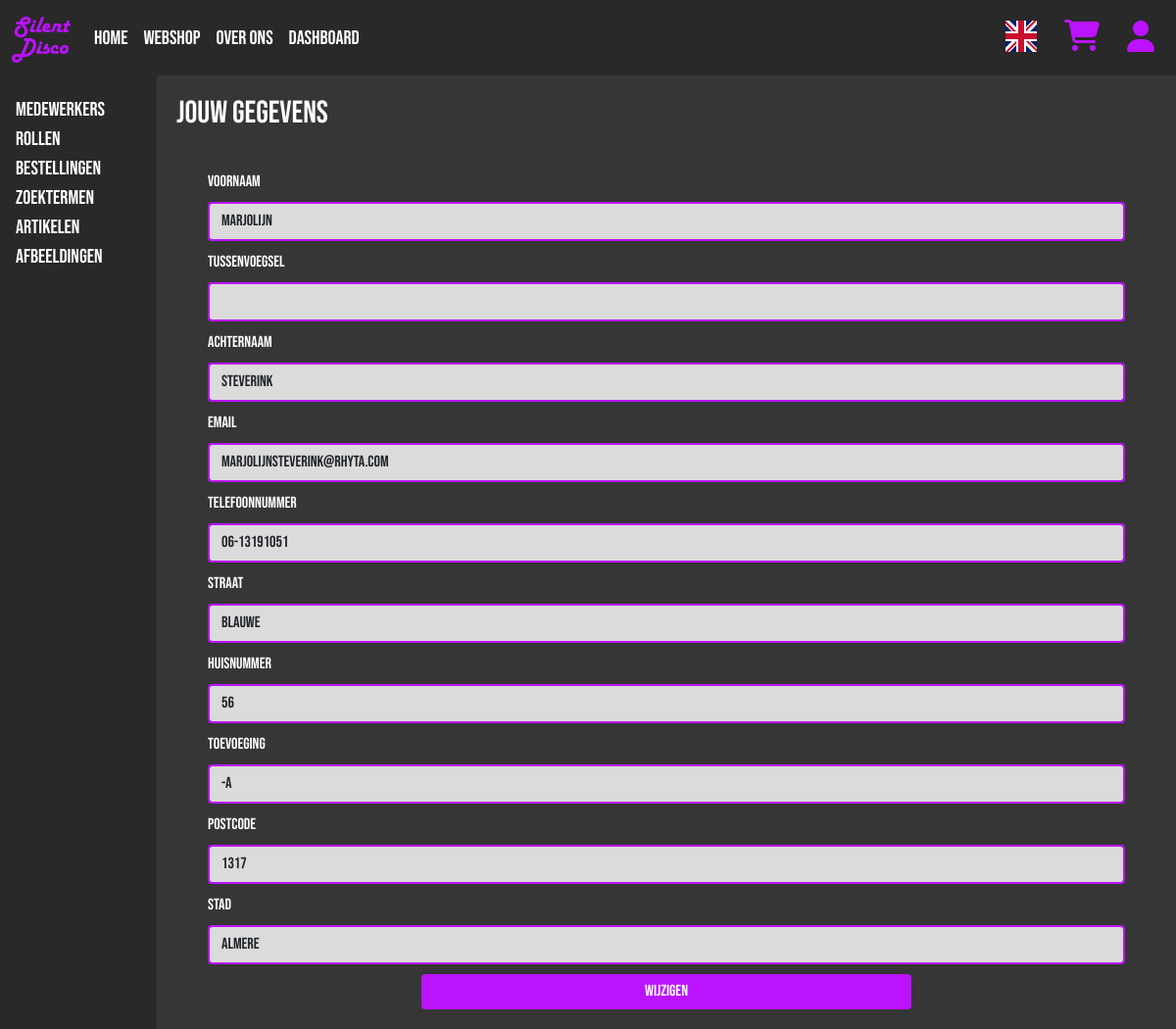
The page /userInfo.php (signed in) on the database its author committed.
### tables this page shows
CREATE TABLE `users` (
  `UserID` int(11) NOT NULL,
  `First_Name` varchar(25) NOT NULL,
  `Middle_Name` varchar(25) DEFAULT NULL,
  `Last_Name` varchar(25) NOT NULL,
  `Email` varchar(50) DEFAULT NULL,
  `Phone_Number` varchar(20) DEFAULT NULL,
  `Password` varchar(25) NOT NULL,
  `Street` varchar(100) DEFAULT NULL,
  `House_Number` int(11) DEFAULT NULL,
  `House_Number_Addition` varchar(25) DEFAULT NULL,
  `Zipcode` varchar(10) DEFAULT NULL,
  `City` varchar(50) DEFAULT NULL,
  `Creation_Date` timestamp NOT NULL DEFAULT current_timestamp()
);

### Database.php (called while the page is built)
<?php
class Database {
	private string $host = 'localhost';
	private string $dbname = 'stilteaubv';
	protected $connection;
	public function __construct(string $user, string $pass) {
		if(!isset($this->connection) && empty($this->connection)) {
			try {
				$this->connection = new PDO('mysql:host=' . $this->host . ';dbname=' . $this->dbname, $user, $pass);
			} catch (PDOException $e) {
				return $e;
			}
		}
		return $this->connection;
	}
}
?>

### UserManager.php (called while the page is built, shortened)
<?php
require_once('crud.php');
require_once('user.php');
Class UserManager {
    private Crud $crud;
    private ?User $user;
    function __construct() {
        $this->crud = new Crud('root', '');
    }
    public function fetchUserData($id) : User {
        $results = $this->crud->selectByUser($id, 'users');
		foreach($results as $result) {
			$this->user = new User($result["UserID"], $result["First_Name"], $result["Middle_Name"], $result["Last_Name"], $result["Email"], $result["Phone_Number"],
			$result["Street"], $result["House_Number"], $result["House_Number_Addition"], $result["Zipcode"], $result["City"]);
		}
        return $this->user;
    }
}
?>

### Crud.php (called while the page is built, shortened)
<?php
require_once('Database.php');
class Crud extends Database {
	public function selectByUser($id, $table) {
		try {
			$select = $this->connection->prepare("SELECT * FROM {$table} WHERE `UserID` = {$id}");
			$select->execute();
			return $select->fetchall(PDO::FETCH_ASSOC);
		} catch(PDOException $e) {
			echo $e;
		}
	}
}
?>

### user.php (called while the page is built, shortened)
<?php
class User {
	private string $firstName;
	private ?string $midName;
	private string $lastName;
	private string $email;
	private string $phoneNr;
	private string $street;
	private int $houseNr;
	private ?string $houseNrAdd;
	private string $zipcode;
	private string $city;
	private ?string $password;
	function  __construct($id, $firstName, $midName, $lastName, $email, $phoneNr, $street, $houseNr, $houseNrAdd, $zipcode, $city) {
		$this->firstName = $firstName;
		$this->midName = $midName ?? '';
		$this->lastName = $lastName;
		$this->email = $email;
		$this->phoneNr = $phoneNr;
		$this->street = $street;
		$this->houseNr = $houseNr;
		$this->houseNrAdd = $houseNrAdd ?? '';
		$this->zipcode = $zipcode;
		$this->city = $city;
	}
	public function getAllData() : array {
		if(isset($this->password)) {
			return array('First Name'=>$this->firstName, 'Middle Name'=>$this->midName, 'Last Name'=>$this->lastName, 'Email'=>$this->email, 'Phone Number'=>$this->phoneNr,
		'Street'=>$this->street, 'House Number'=>$this->houseNr, 'House Number Addition'=>$this->houseNrAdd, 'Zipcode'=>$this->zipcode, 'City'=>$this->city, 'Password'=>$this->password);
		} else {
			return array('First Name'=>$this->firstName, 'Middle Name'=>$this->midName, 'Last Name'=>$this->lastName, 'Email'=>$this->email, 'Phone Number'=>$this->phoneNr,
		'Street'=>$this->street, 'House Number'=>$this->houseNr, 'House Number Addition'=>$this->houseNrAdd, 'Zipcode'=>$this->zipcode, 'City'=>$this->city);
		}
	}
}
?>

### UserUI.php (the view, shortened to what this page needs)
<!doctype HTML>
<?php
require_once('UserManager.php');
$uman = new UserManager();
if(basename($_SERVER['PHP_SELF']) === 'userInfo.php') {
    $count = 0;
    $translationArray = array();
    if(isset($_SESSION['id']) && !empty($_SESSION['id'])) {
        $user = $uman->fetchUserData($_SESSION['id']);
        $userData = array();
        if(isset($user))
            $userData = $user->getAllData();
    }
    echo "<div id='usetInfo' class='form'>";
    echo "<form name='userDataForm' id='userdata' method='POST' action='userForm.php'>";
    echo "<div class='container'>";
    echo "<div class='row'>";
    foreach($userData as $key=>$value) {
        echo "<div class='col-md-12'>";
        foreach(array_keys($userData) as $keys) {
            switch($keys) {
                case 'First Name':
                    array_push($translationArray, 'Voornaam');
                    break;
                case 'Middle Name':
                    array_push($translationArray, 'tussenvoegsel');
                    break;
                case 'Last Name':
                    array_push($translationArray, 'Achternaam');
                    break;
                case 'Email':
                    array_push($translationArray, 'Email');
                    break;
                case 'Phone Number':
                    array_push($translationArray, 'Telefoonnummer');
                    break;
                case 'Street':
                    array_push($translationArray, 'Straat');
                    break;
                case 'House Number':
                    array_push($translationArray, 'Huisnummer');
                    break;
                case 'House Number Addition':
                    array_push($translationArray, 'Toevoeging');
                    break;
                case 'Zipcode':
                    array_push($translationArray, 'Postcode');
                    break;
                case 'City':
                    array_push($translationArray, 'Stad');
                    break;
            }
        }
        $trans = $translationArray[$count];
        if($_SESSION['lang'] === 'lang_nl') {
            echo "<label for='{$key}' class='form-label'>{$trans}</label>";
            echo "<input type='text' class='form-control' name='{$key}' value={$value}>";
            echo "</div>";
        } else {
            echo "<label for='{$key}' class='form-label'>{$key}</label>";
            echo "<input type='text' class='form-control' name='{$key}' value={$value}>";
            echo "</div>";
        }
        $count++;
        if(array_key_last($userData) == $key) {
            echo "<br><div class='col-12 text-center'>
            <button type='submit' class='btn btn-primary' name='changeBtn'>Wijzigen</button>";
            echo "</form>";
            echo "</div>";
            echo "</div>";
        }
    }
}
?>

### Style/base.css (style rules this page uses)
body, html { height: 100%; color: white; background-color: rgb(54, 54, 54); font-family: 'Bebas Neue', cursive; }
li, a, button { font-weight: 500; font-size: 16px; color: white; text-decoration: none; }
.form { position: relative; height: auto; padding: 20px; }
.form form label { padding-top: 10px; }
.form form input { background-color: rgb(219, 219, 219); border-color: #BB13FE; border-width: 2px; }
.form form button { width: 100%; max-width: 500px; margin-top: 10px; color: white; background-color: #BB13FE; border-style: none; }

### rows shown on the page
users: First_Name "Marjolijn", Last_Name "Steverink", Email "MarjolijnSteverink@rhyta.com", Phone_Number "06-13191051", House_Number "56", House_Number_Addition "-A", City "Almere"

### other values the page prints
$about "Over Ons"
$title "Jouw Gegevens"
$trans "Voornaam"
$trans "tussenvoegsel"
$trans "Achternaam"
$trans "Email"
$trans "Telefoonnummer"
$trans "Straat"
$trans "Huisnummer"
$trans "Toevoeging"
$trans "Postcode"
$trans "Stad"
